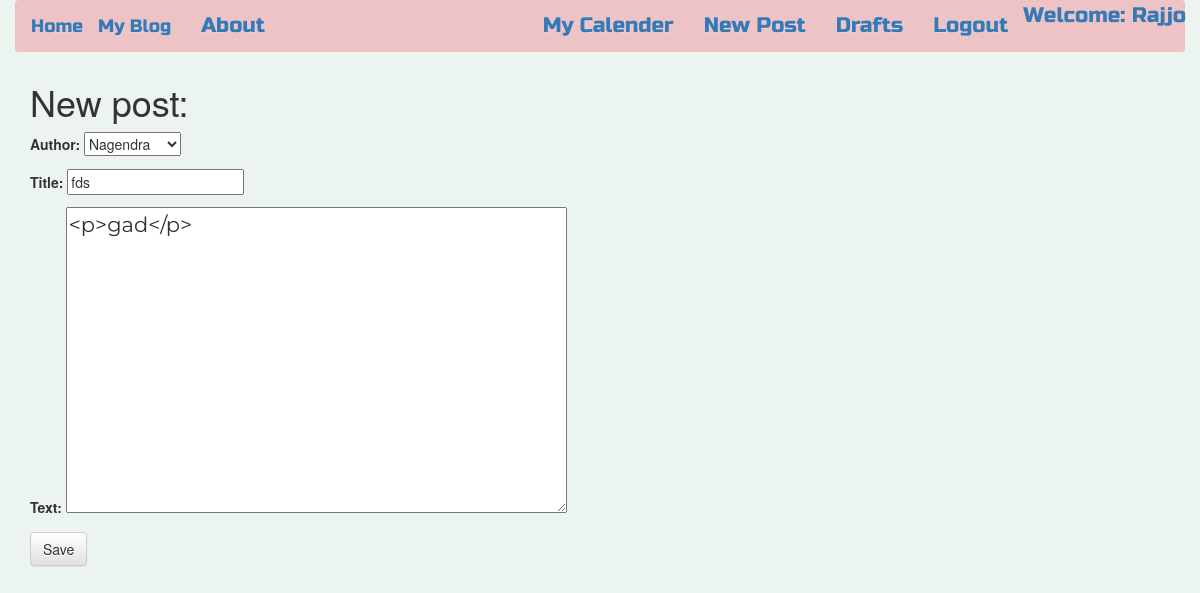
Page /blog/post/3/edit (signed in) on the committed database.
### blog/models.py (models this page shows, shortened)
class Post(models.Model):
    author = models.ForeignKey('auth.User', on_delete=models.CASCADE)
    title = models.CharField(max_length=200)
    text = models.TextField()
    created_date = models.DateTimeField(default=timezone.now)
    published_date = models.DateTimeField(blank=True, null=True)

### blog/views.py (the view)
# urls.py: url(r'^post/(?P<pk>\d+)/edit', views.UpdatePostView.as_view(), name='post_edit'),
class UpdatePostView(LoginRequiredMixin, UpdateView):
    login_url = '/login/'
    redirect_field_name = 'blog/post_detail.html'
    form_class = PostForm
    model = Post

### blog/forms.py
class PostForm(forms.ModelForm):
    class Meta():
        model = Post
        fields = ('author', 'title', 'text')
        widgets = {
            'title': forms.TextInput(attrs={'class': 'textinputclass'}),
            'text': forms.Textarea(attrs={'class': 'editable medium-editor-textarea postcontent'})
        }

### blog/templates/blog/post_form.html (shortened to what this page needs)
<!DOCTYPE html>
{% extends "blog/blog_base.html" %}
{% block blog %}
    <h1>New post:</h1>
    <form class="post_form" method="POST">
        {{ form.as_p }}
        <button type="submit" class="save btn btn-default">Save</button>
    </form>
{% endblock %}

### blog/templates/blog/blog_base.html (shortened to what this page needs)
<!DOCTYPE html>
{% load staticfiles %}
<html lang="en">
<head>
    <link rel="stylesheet" href="https://maxcdn.bootstrapcdn.com/bootstrap/3.3.7/css/bootstrap.min.css">
    <link rel="stylesheet" href="https://maxcdn.bootstrapcdn.com/bootstrap/3.3.7/css/bootstrap-theme.min.css">
    <link rel="stylesheet" href="//cdn.jsdelivr.net/medium-editor/latest/css/medium-editor.min.css" type="text/css" media="screen" charset="utf-8">
    <link rel="stylesheet" href="{% static 'simplesocial/css/master.css' %}">
    <link rel="stylesheet" href="{% static 'simplesocial/media/blog' %}">
</head>
<body class="loader">
    <div class="container">
        <div class="row">
            <nav class="navbar mynav" role="navigation" id="navbar">
                <div class="container">
                    <ul class="nav navbar-nav">
                        <li><a class="navbar-brand" href="{% url 'home' %}">Home</a></li>
                        <li><a class="navbar-brand" href="{% url 'blog:post_list' %}">My Blog</a></li>
                        <li><a href="{% url 'blog:about' %}">About</a></li>
                    </ul>
                    <ul class="nav navbar-nav navbar-right">
                        {% if user.is_authenticated %}
                            <li><a href="{% url 'blog:calender' %}">My Calender</a></li>
                            <li><a href="{% url 'blog:post_new' %}">New Post</a></li>
                            <li><a href="{% url 'blog:post_draft_list' %}">Drafts</a></li>
                            <li><a href="{% url 'accounts:logout' %}">Logout</a></li>
                            <a>Welcome: {{ user.username }}</a>
                        {% else %}
                            <li><a class="nav navbar-right" href="{% url 'login' %}"><span class="glyphicon glyphicon-user">Login</span></a></li>
                        {% endif %}
                    </ul>
                </div>
            </nav>
            <div class="content container">
                <div class="row">
                    <div class="col-md-8">
                        <div class="blog_posts">
                            {% block blog %}
                            {% endblock %}
                        </div>
                    </div>
                </div>
            </div>
        </div>
    </div>
</body>
</html>

### static/simplesocial/css/master.css (style rules this page uses)
.mynav { background-color : #edc3c5; font-family: 'Russo One', sans-serif; font-size: 1.5em; margin-bottom: 10px; }
body { background-color : #ecf4ef; }
.postcontent { font-family: 'Montserrat'; font-size: 1.5em; }
.loader { filter:hue-rotate(0deg); color: linear-gradient(45deg,#0f8,#08f); animation:hue 5000ms infinite linear; }

### rows in the picture
Post: author "Nagendra", title "fds", text "<p>gad</p>"

### other values in the picture
{{ user.username }} "Rajjo"
